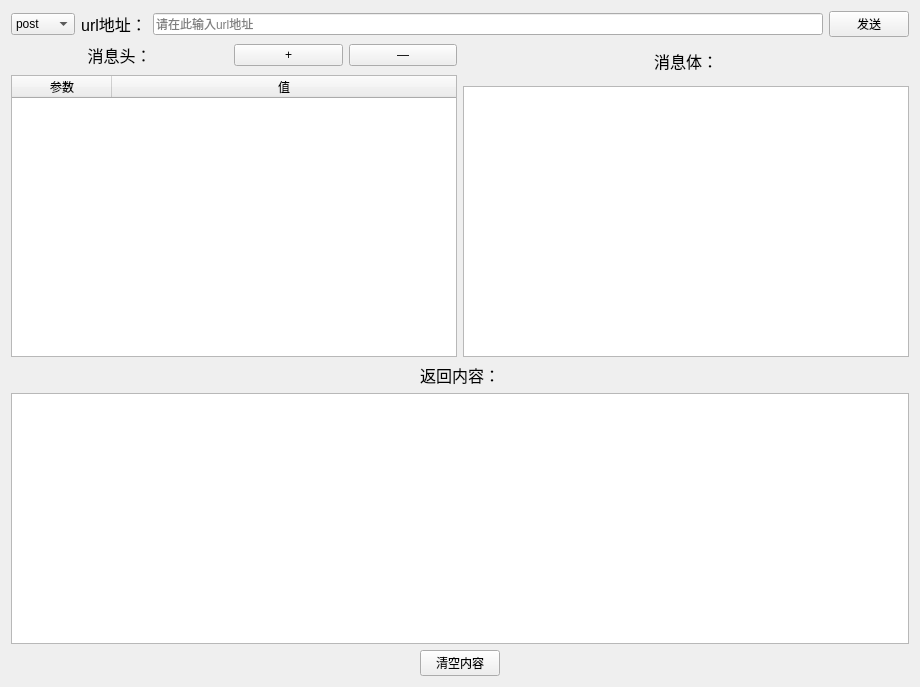
<?xml version="1.0" encoding="UTF-8"?>
<ui version="4.0">
 <class>Form</class>
 <widget class="QWidget" name="Form">
  <property name="geometry">
   <rect>
    <x>0</x>
    <y>0</y>
    <width>920</width>
    <height>687</height>
   </rect>
  </property>
  <property name="windowTitle">
   <string>Form</string>
  </property>
  <layout class="QVBoxLayout" name="verticalLayout_4">
   <item>
    <layout class="QHBoxLayout" name="horizontalLayout_2">
     <property name="spacing">
      <number>6</number>
     </property>
     <item>
      <widget class="QComboBox" name="cho_met">
       <property name="placeholderText">
        <string/>
       </property>
       <item>
        <property name="text">
         <string>post</string>
        </property>
       </item>
       <item>
        <property name="text">
         <string>put</string>
        </property>
       </item>
       <item>
        <property name="text">
         <string>delete</string>
        </property>
       </item>
       <item>
        <property name="text">
         <string>get</string>
        </property>
       </item>
      </widget>
     </item>
     <item>
      <widget class="QLabel" name="label">
       <property name="font">
        <font>
         <pointsize>12</pointsize>
        </font>
       </property>
       <property name="text">
        <string>url地址：</string>
       </property>
       <property name="textFormat">
        <enum>Qt::PlainText</enum>
       </property>
       <property name="alignment">
        <set>Qt::AlignCenter</set>
       </property>
      </widget>
     </item>
     <item>
      <widget class="QLineEdit" name="url_input">
       <property name="text">
        <string/>
       </property>
       <property name="placeholderText">
        <string>请在此输入url地址</string>
       </property>
      </widget>
     </item>
     <item>
      <widget class="QPushButton" name="send">
       <property name="text">
        <string>发送</string>
       </property>
      </widget>
     </item>
    </layout>
   </item>
   <item>
    <layout class="QHBoxLayout" name="horizontalLayout_4">
     <item>
      <layout class="QVBoxLayout" name="verticalLayout">
       <item>
        <layout class="QHBoxLayout" name="horizontalLayout_3" stretch="2,1,1">
         <property name="bottomMargin">
          <number>2</number>
         </property>
         <item>
          <widget class="QLabel" name="label_2">
           <property name="font">
            <font>
             <pointsize>12</pointsize>
            </font>
           </property>
           <property name="text">
            <string>消息头：</string>
           </property>
           <property name="textFormat">
            <enum>Qt::PlainText</enum>
           </property>
           <property name="alignment">
            <set>Qt::AlignCenter</set>
           </property>
          </widget>
         </item>
         <item>
          <widget class="QPushButton" name="add">
           <property name="text">
            <string>+</string>
           </property>
          </widget>
         </item>
         <item>
          <widget class="QPushButton" name="delete_2">
           <property name="text">
            <string>—</string>
           </property>
          </widget>
         </item>
        </layout>
       </item>
       <item>
        <widget class="QTableWidget" name="headers">
         <attribute name="horizontalHeaderStretchLastSection">
          <bool>true</bool>
         </attribute>
         <column>
          <property name="text">
           <string>参数</string>
          </property>
         </column>
         <column>
          <property name="text">
           <string>值</string>
          </property>
         </column>
        </widget>
       </item>
      </layout>
     </item>
     <item>
      <layout class="QVBoxLayout" name="verticalLayout_2">
       <item>
        <layout class="QVBoxLayout" name="verticalLayout_6">
         <property name="topMargin">
          <number>6</number>
         </property>
         <property name="bottomMargin">
          <number>7</number>
         </property>
         <item>
          <widget class="QLabel" name="label_3">
           <property name="sizePolicy">
            <sizepolicy hsizetype="Preferred" vsizetype="Preferred">
             <horstretch>0</horstretch>
             <verstretch>0</verstretch>
            </sizepolicy>
           </property>
           <property name="font">
            <font>
             <pointsize>12</pointsize>
            </font>
           </property>
           <property name="text">
            <string>消息体：</string>
           </property>
           <property name="textFormat">
            <enum>Qt::PlainText</enum>
           </property>
           <property name="alignment">
            <set>Qt::AlignCenter</set>
           </property>
          </widget>
         </item>
        </layout>
       </item>
       <item>
        <widget class="QPlainTextEdit" name="body"/>
       </item>
      </layout>
     </item>
    </layout>
   </item>
   <item>
    <layout class="QVBoxLayout" name="verticalLayout_3">
     <item>
      <widget class="QLabel" name="label_4">
       <property name="font">
        <font>
         <pointsize>12</pointsize>
        </font>
       </property>
       <property name="text">
        <string>返回内容：</string>
       </property>
       <property name="textFormat">
        <enum>Qt::PlainText</enum>
       </property>
       <property name="alignment">
        <set>Qt::AlignCenter</set>
       </property>
      </widget>
     </item>
     <item>
      <widget class="QTextBrowser" name="ret_msg">
       <property name="html">
        <string>&lt;!DOCTYPE HTML PUBLIC &quot;-//W3C//DTD HTML 4.0//EN&quot; &quot;http://www.w3.org/TR/REC-html40/strict.dtd&quot;&gt;
&lt;html&gt;&lt;head&gt;&lt;meta name=&quot;qrichtext&quot; content=&quot;1&quot; /&gt;&lt;style type=&quot;text/css&quot;&gt;
p, li { white-space: pre-wrap; }
&lt;/style&gt;&lt;/head&gt;&lt;body style=&quot; font-family:'Noto Sans'; font-size:10pt; font-weight:400; font-style:normal;&quot;&gt;
&lt;p style=&quot;-qt-paragraph-type:empty; margin-top:0px; margin-bottom:0px; margin-left:0px; margin-right:0px; -qt-block-indent:0; text-indent:0px;&quot;&gt;&lt;br /&gt;&lt;/p&gt;&lt;/body&gt;&lt;/html&gt;</string>
       </property>
      </widget>
     </item>
     <item>
      <layout class="QHBoxLayout" name="horizontalLayout">
       <item>
        <widget class="QPushButton" name="clear">
         <property name="sizePolicy">
          <sizepolicy hsizetype="Fixed" vsizetype="Fixed">
           <horstretch>0</horstretch>
           <verstretch>0</verstretch>
          </sizepolicy>
         </property>
         <property name="layoutDirection">
          <enum>Qt::LeftToRight</enum>
         </property>
         <property name="text">
          <string>清空内容</string>
         </property>
         <property name="default">
          <bool>false</bool>
         </property>
         <property name="flat">
          <bool>false</bool>
         </property>
        </widget>
       </item>
      </layout>
     </item>
    </layout>
   </item>
  </layout>
 </widget>
 <resources/>
 <connections>
  <connection>
   <sender>clear</sender>
   <signal>clicked()</signal>
   <receiver>ret_msg</receiver>
   <slot>clear()</slot>
   <hints>
    <hint type="sourcelabel">
     <x>405</x>
     <y>602</y>
    </hint>
    <hint type="destinationlabel">
     <x>405</x>
     <y>469</y>
    </hint>
   </hints>
  </connection>
 </connections>
</ui>
